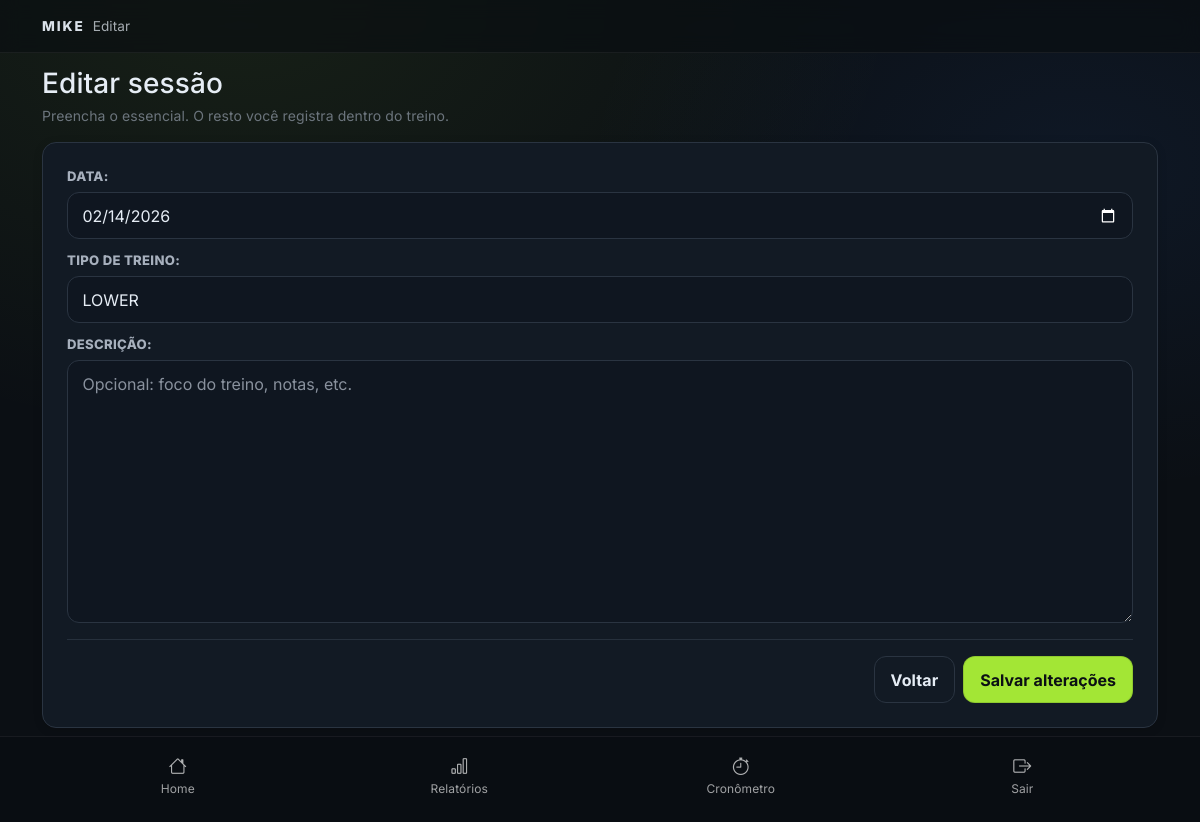
The page /training/session/9/edit/ (signed in) on the database as committed earlier.
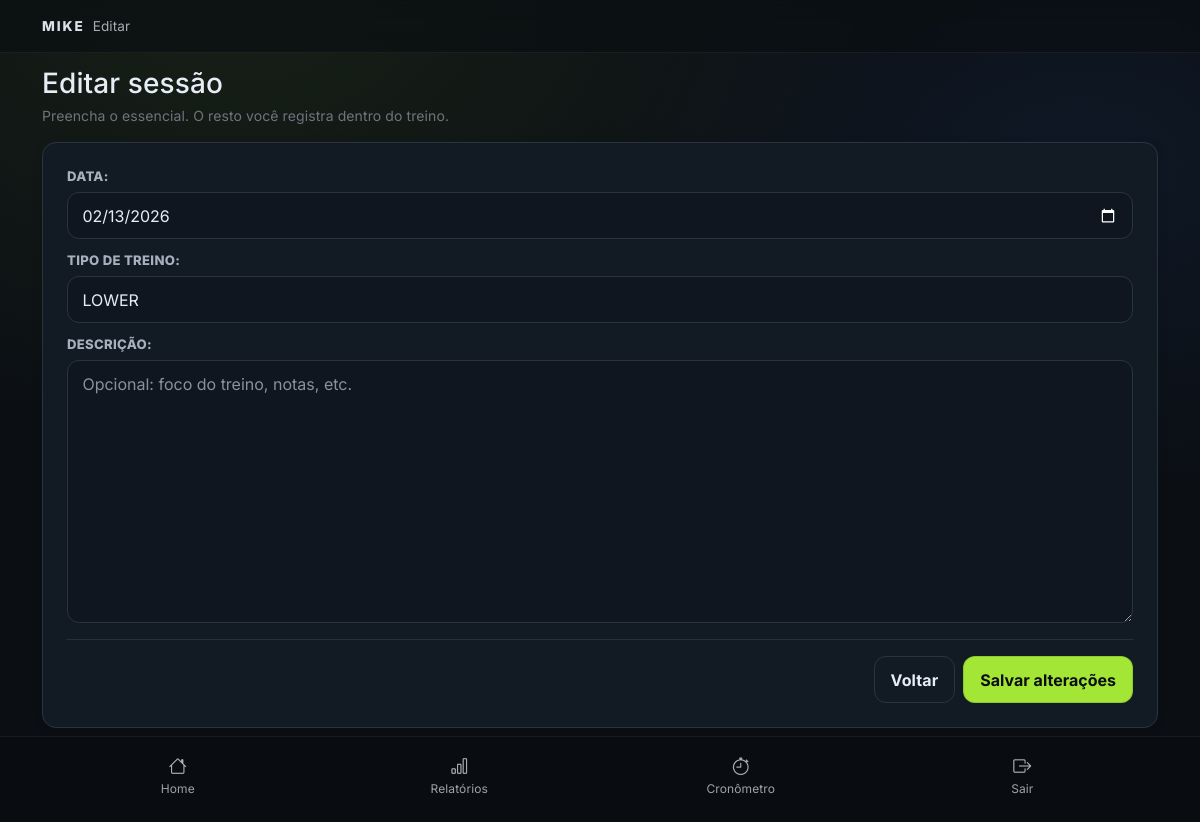
The same page on the database as committed later.
### training/models.py (models this page shows, shortened)
class TrainingSession(models.Model):
    SESSION_TYPES = [
        ('UPPER','UPPER'),
        ('LOWER','LOWER'),
        ('PULL','PULL'),
        ('PUSH','PUSH'),
        ('FULLBODY','FULLBODY'),
    ]
    performed_at = models.DateTimeField(default=timezone.now)
    description = models.TextField(blank=True)
    user = models.ForeignKey(
        settings.AUTH_USER_MODEL,
        on_delete=models.CASCADE,
        related_name='training_sessions'
    )
    session_type = models.CharField(
        max_length=20,
        choices=SESSION_TYPES,
        blank=True,
        null=True
    )

### training/views.py (the view)
# urls.py: path('session/<int:pk>/edit/', views.training_session_update, name='training_session_update'),
@login_required
def training_session_update(request, pk):
    session = get_object_or_404(
        TrainingSession,
        pk=pk,
        user=request.user,
    )
    if request.method == 'POST':
        form = TrainingSessionForm(request.POST, instance=session)
        if form.is_valid():
            form.save()
            return redirect('training:training_session_detail', pk=session.pk)
    else:
        form = TrainingSessionForm(instance=session)
    context = {
        'form': form,
        'session': session,
    }
    template = 'training/training_session_form.html'
    if request.GET.get('modal') == '1':
        template = 'training/partials/training_session_form_modal.html'
    return render(request, template, context)

### training/templates/training/training_session_form.html (shortened to what this page needs)
{% extends "base.html" %}
{% block section %}{% if session %}Editar{% else %}Nova sessão{% endif %}{% endblock %}
{% block content %}
  <div class="d-flex align-items-end justify-content-between pt-2 pb-3">
    <div>
      <h1 class="h3 mb-1">{% if session %}Editar sessão{% else %}Gravar nova sessão{% endif %}</h1>
      <div class="text-secondary small">
        Preencha o essencial. O resto você registra dentro do treino.
      </div>
    </div>
  </div>
  <section class="m-card p-3 p-md-4">
    <form method="post" class="m-form">
      {{ form.as_p }}
      <div class="m-divider my-3"></div>
      <div class="d-flex flex-column flex-sm-row gap-2 justify-content-end">
        {% if session %}
          <a class="m-btn-secondary" href="{% url 'training:training_session_detail' pk=session.pk %}">
            Voltar
          </a>
        {% else %}
          <a class="m-btn-secondary" href="{% url 'training:training_session_list' %}">
            Voltar
          </a>
        {% endif %}
        <button type="submit" class="m-btn-primary">
          {% if session %}Salvar alterações{% else %}Salvar{% endif %}
        </button>
      </div>
    </form>
  </section>
{% endblock %}

Rows that differ between the two databases and show on the page:
changed TrainingSession "LOWER": performed_at "02/14/2026" → "02/13/2026"
